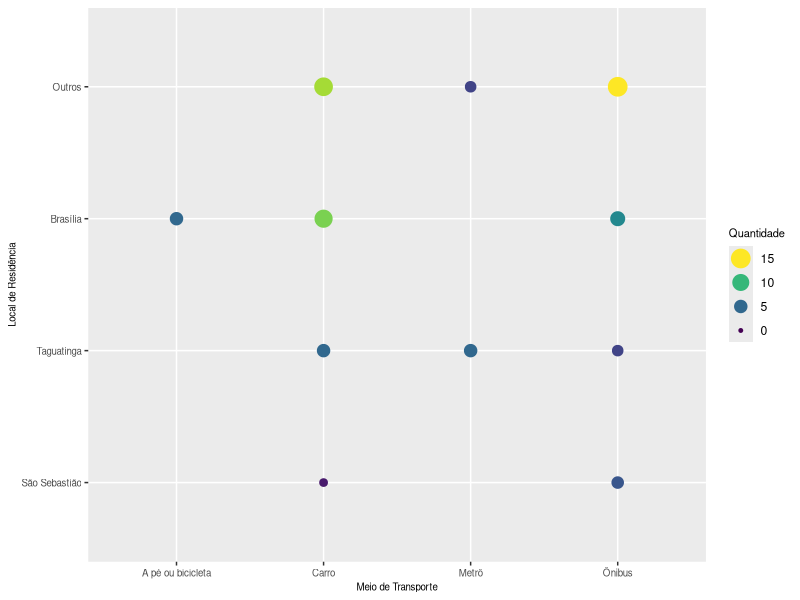
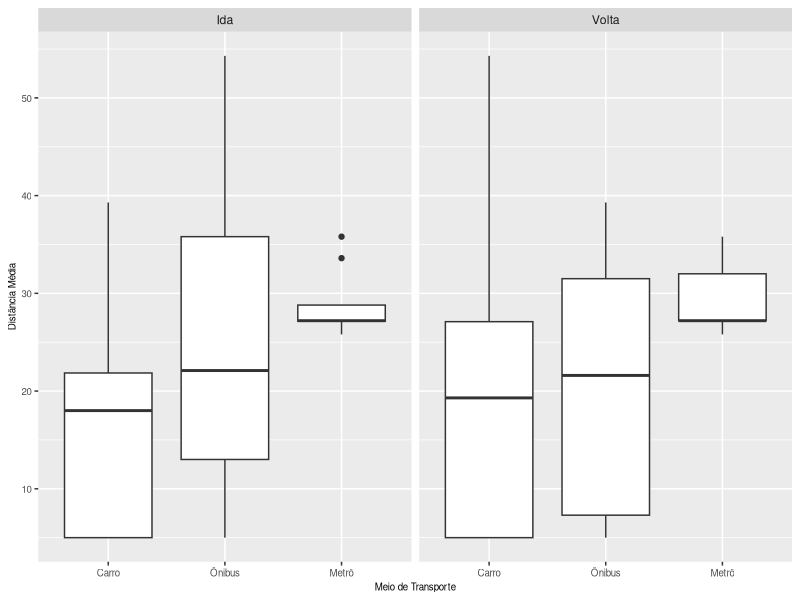
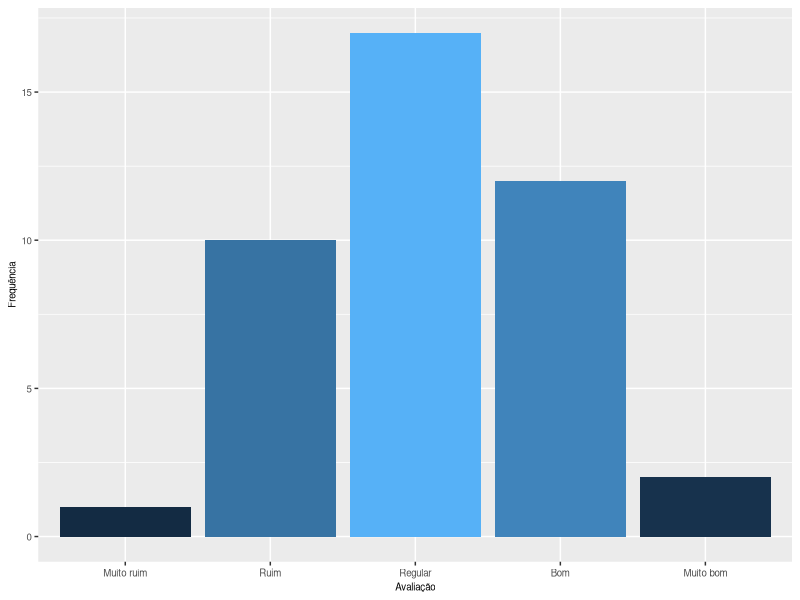
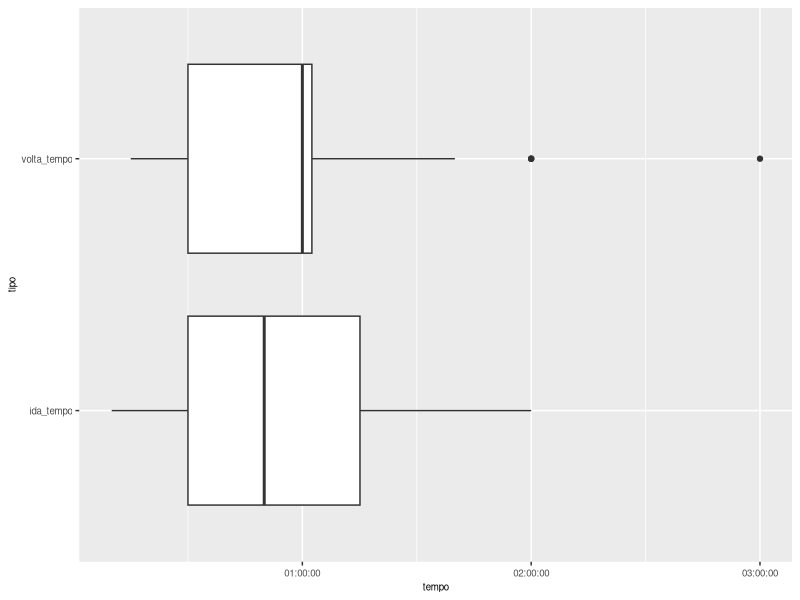
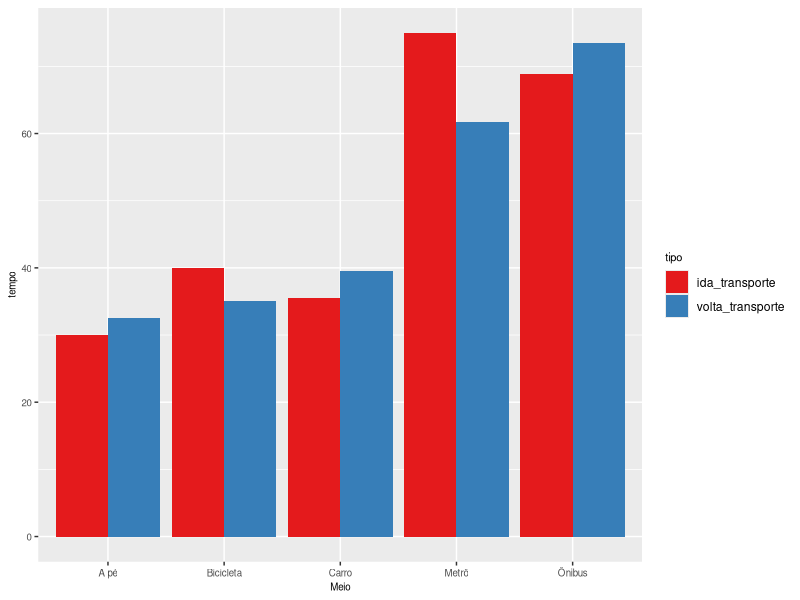
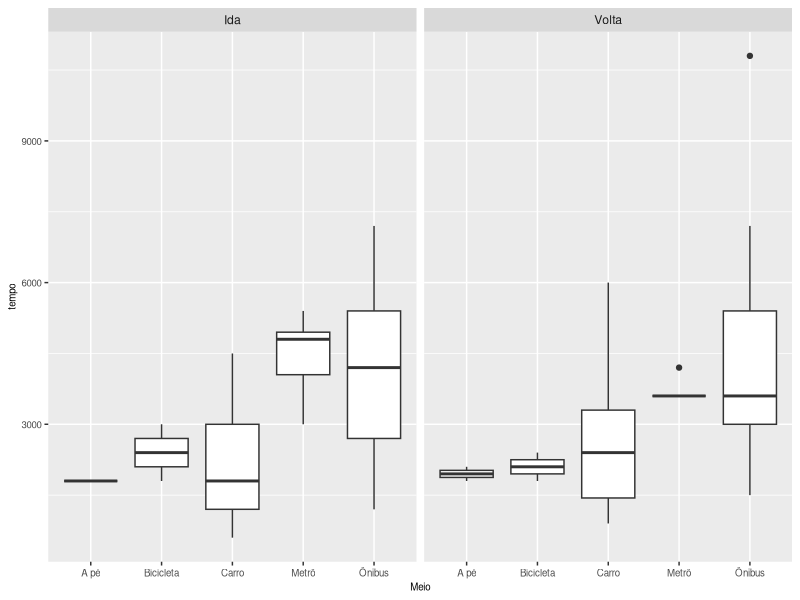
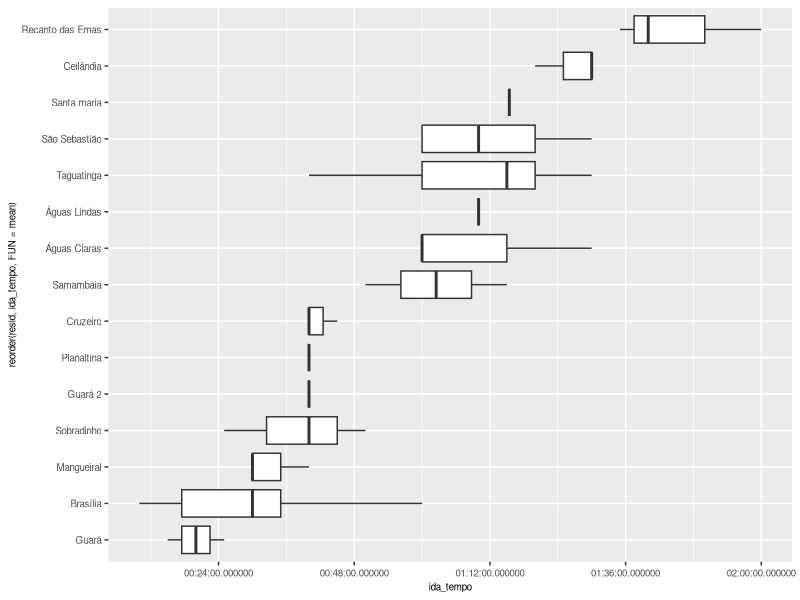
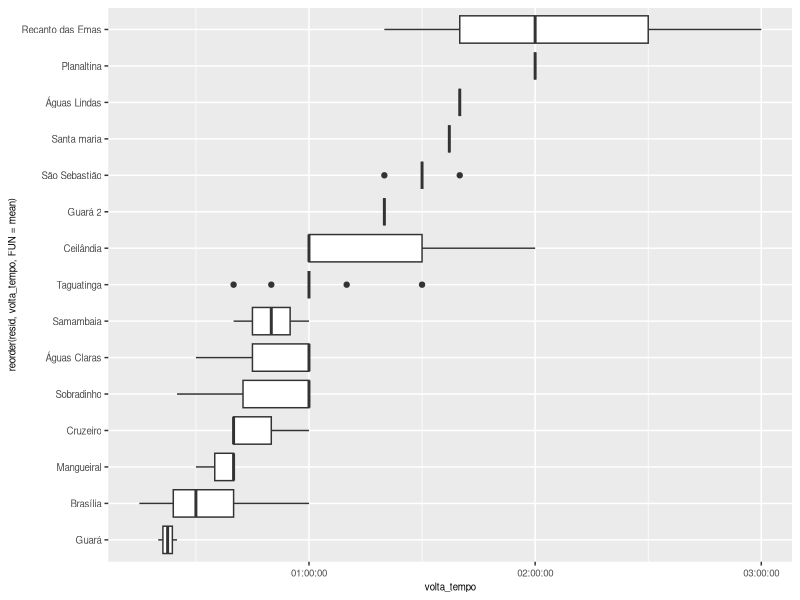

Recreate these plots in R, in order.
## ---- chunk 1
knitr::opts_chunk$set(echo = FALSE, message = FALSE, warning = FALSE, fig.width = 3.5, fig.height = 2, fig.align = 'center')
library(tidyverse)
library(viridis)

theme_update(# axis labels
             axis.title = element_text(size = 7),
             # tick labels
             axis.text = element_text(size = 7),
             # title 
             title = element_text(size = 8))

transito <- read_csv("tabela1.csv")
transito2 <- read_csv("tabela2.csv")
transito3 <- read_csv("transito3.csv")

cv <- function(arg){
  return(sd(arg, na.rm = TRUE)/mean(arg, na.rm = TRUE))
}
## ---- chunk 2
transito %>%
  gather(ida_transporte, volta_transporte, key=tipo, value=Meio) %>% 
  group_by(Meio) %>% 
  summarise(Ida = sum(tipo == 'ida_transporte'), Volta = sum(tipo == 'volta_transporte'))
## ---- chunk 3
transito2 %>%
  mutate(resid = ifelse( resid %in% c('Asa Norte', 'Asa Sul'), 'Brasília', resid),
         resid = ifelse( resid %in% c('Brasília', 'Taguatinga', 'São Sebastião'), resid, 'Outros')) %>%
  group_by(meio, resid) %>% 
  summarise(n = n()) %>% 
  ggplot() +
    geom_point(aes(meio, reorder(resid, n, FUN = sum), size = n, color = n)) + 
    scale_color_viridis(limits=c(0,15), breaks = seq(15,0,-5)) +
    scale_size_continuous(limits=c(0,15), breaks = seq(15,0,-5)) +
    guides(color= guide_legend(), size=guide_legend()) +
    labs(x = "Meio de Transporte", y = "Local de Residência", color = "Quantidade", size = "Quantidade")
## ---- chunk 4
transito %>% 
  mutate(dist = ifelse(dist == 10.8, 5, dist)) %>% 
  group_by(volta_transporte) %>% 
  summarise(dist_media = mean(dist))
## ---- chunk 5
transito %>% 
  gather(ida_transporte, volta_transporte, key = tipo, value = meio) %>% 
  filter(meio %in% c("Ônibus", "Metrô", "Carro")) %>% 
  mutate(dist = ifelse(dist == 10.8, 5, dist),
         tipo = ifelse(tipo == "ida_transporte", "Ida", "Volta")) %>% 
  ggplot() + 
    geom_boxplot(aes(reorder(meio, dist, FUN = median ), dist)) +
    facet_wrap(~ tipo) +
    labs(x = 'Meio de Transporte', y = 'Distância Média')
## ---- chunk 6
transito$avaliacao <- as_factor(transito$avaliacao)
transito$avaliacao <- factor(transito$avaliacao, levels = c('Muito ruim', 'Ruim', 'Regular', 'Bom', 'Muito bom'))
## ---- chunk 7
transito %>%
  filter(is.na(avaliacao) != TRUE) %>%
  group_by(avaliacao) %>% 
  summarise(n = n()) %>% 
  ggplot(aes(avaliacao, n)) +
    geom_bar(aes(fill = n), stat = "identity") +
    theme(legend.position = "none") + 
    labs(x="Avaliação", y="Frequência")
## ---- chunk 8
transito %>% 
  filter(ida_transporte == "Metrô" | volta_transporte == "Metrô") %>% 
  group_by(avaliacao) %>% 
  summarise(n())
## ---- chunk 9
transito <- transito %>%
  mutate(tempo = (ida_tempo + volta_tempo)/60)
  
transito_tempo <- as.numeric(pull(transito, tempo))
## ---- chunk 10
transito %>% 
  select(ida_tempo, volta_tempo) %>% 
  mutate(transito_tempo = (ida_tempo + volta_tempo)) %>% 
  gather(`ida_tempo`, `volta_tempo`, key=tipo, value=tempo) %>%
  ggplot() +
    geom_boxplot(aes(tipo, tempo)) +
    coord_flip()
## ---- chunk 11
transito %>% 
  gather(ida_transporte, volta_transporte, key=tipo, value=Meio) %>% 
  mutate(tempo = ifelse(tipo == "ida_transporte", ida_tempo, volta_tempo)) %>% 
  group_by(Meio, tipo) %>% 
  summarise(tempo = mean(tempo/60)) %>% 
  #spread(key=tipo, value = tempo)
  ggplot() +
    geom_bar(aes(Meio, tempo, fill=tipo), stat="identity", position = "dodge") +
    scale_fill_brewer(palette = "Set1")

transito %>% 
  gather(ida_transporte, volta_transporte, key=tipo, value=Meio) %>% 
  mutate(tempo = ifelse(tipo == "ida_transporte", ida_tempo, volta_tempo),
         tipo = ifelse(tipo == "ida_transporte", "Ida", "Volta")) %>% 
  ggplot() +
    geom_boxplot(aes(Meio, tempo)) +
    facet_wrap(~ tipo)
## ---- chunk 12
transito %>%
  mutate(resid = ifelse( resid %in% c('Asa Norte', 'Asa Sul'), 'Brasília', resid)) %>%
  ggplot(aes(x = reorder(resid, ida_tempo, FUN = mean), y = ida_tempo)) +
    geom_boxplot() +
    coord_flip()

transito %>%
  mutate(resid = ifelse( resid %in% c('Asa Norte', 'Asa Sul'), 'Brasília', resid)) %>%
  ggplot(aes(x = reorder(resid, volta_tempo, FUN = mean), y = volta_tempo)) +
    geom_boxplot() +
    coord_flip()
## ---- chunk 13
ggplot(transito, aes(dist, tempo)) + 
  geom_point()
## ---- chunk 14
transito <- transito %>% 
  mutate(cred = ifelse(cred < 6, NA, cred))

creditos <- transito %>% 
  filter(is.na(cred) == FALSE) %>% 
  pull(cred)
## ---- chunk 15
transito %>% 
  mutate(tempo = tempo * 7) %>% 
  ggplot(aes(cred, tempo)) + 
    geom_jitter()
## ---- chunk 16
transito %>% 
  filter(is.na(cred) == FALSE) %>%
  mutate(razao = tempo / (cred * 60 / 7)) %>%
  ggplot(aes(razao)) +
    geom_area(bins = 16, stat='bin')
## ---- chunk 17
transito %>% 
  ggplot(aes(estudo))+
    geom_histogram(bins = 10)

transito %>% 
  filter(ativ > 60) %>% 
  mutate(ativ = ativ/3600) %>% 
  ggplot(aes(ativ))+
    geom_histogram(bins = 10)+
    scale_x_continuous(breaks = seq(0, 10, 1))
## ---- chunk 18
ggplot(transito, aes(sono)) +
  geom_histogram(aes(color = sono),bins=6)
## ---- chunk 19
transito3 <- transito3 %>% 
  mutate(total = ida_tempo + volta_tempo + cred + estudo + ativ + sono,
         tempo = ida_tempo + volta_tempo) %>% 
  arrange(total)

transito3$id <- seq_len(nrow(transito3))  

transito3 %>% 
  gather(ida_tempo:sono, key = tipo, value = tempo_) %>% 
  mutate(tempo_ = tempo_/60) %>% 
  ggplot(aes(id, tempo_)) +
      geom_area(aes(fill = reorder(tipo, tempo_, FUN=mean)), position = position_stack(reverse = T)) +
      scale_fill_viridis(discrete = TRUE, direction = -1)
## ---- chunk 20
transito %>% 
  gather(ativ, sono, estudo, key = tipo, value = tempo_) %>% 
  ggplot(aes(tempo, tempo_)) +
    geom_jitter(size = 0.6) +
    geom_smooth(color = "darkgrey", se = FALSE, method = "lm") +
    facet_grid(~ tipo)
## ---- chunk 21
transito %>%
  mutate(ativ = ifelse(ativ < 60, NA, ativ)) %>% 
  gather(estudo, ativ, key = tipo, value = tempo_) %>% 
  ggplot(aes(tempo_, sono)) +
    geom_jitter(size = 0.6) +
    geom_smooth(color = "darkgrey", se = FALSE, method = "lm") +
    facet_grid(~ tipo)
## ---- chunk 22
transito$prod_tempo <- as.factor(transito$prod_tempo)
levels(transito$prod_tempo) = c("Madrugada", "Manhã", "Tarde", "Noite")
